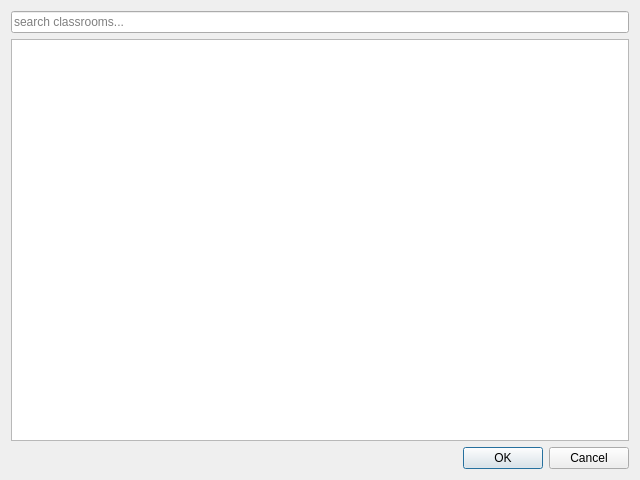
<?xml version="1.0" encoding="UTF-8"?>
<ui version="4.0">
 <class>LocationDialog</class>
 <widget class="QDialog" name="LocationDialog">
  <property name="minimumSize">
   <size>
    <width>640</width>
    <height>480</height>
   </size>
  </property>
  <property name="windowTitle">
   <string>Select classroom</string>
  </property>
  <layout class="QGridLayout" name="gridLayout">
   <item row="0" column="1">
    <widget class="QLineEdit" name="filterLineEdit">
     <property name="placeholderText">
      <string>search classrooms...</string>
     </property>
    </widget>
   </item>
   <item row="2" column="1">
    <widget class="QDialogButtonBox" name="buttonBox">
     <property name="orientation">
      <enum>Qt::Orientation::Horizontal</enum>
     </property>
     <property name="standardButtons">
      <set>QDialogButtonBox::StandardButton::Cancel|QDialogButtonBox::StandardButton::Ok</set>
     </property>
    </widget>
   </item>
   <item row="1" column="1">
    <widget class="QTreeView" name="treeView">
     <property name="sizeAdjustPolicy">
      <enum>QAbstractScrollArea::SizeAdjustPolicy::AdjustToContents</enum>
     </property>
    </widget>
   </item>
  </layout>
 </widget>
 <resources/>
 <connections>
  <connection>
   <sender>buttonBox</sender>
   <signal>accepted()</signal>
   <receiver>LocationDialog</receiver>
   <slot>accept()</slot>
   <hints>
    <hint type="sourcelabel">
     <x>248</x>
     <y>254</y>
    </hint>
    <hint type="destinationlabel">
     <x>157</x>
     <y>274</y>
    </hint>
   </hints>
  </connection>
  <connection>
   <sender>buttonBox</sender>
   <signal>rejected()</signal>
   <receiver>LocationDialog</receiver>
   <slot>reject()</slot>
   <hints>
    <hint type="sourcelabel">
     <x>316</x>
     <y>260</y>
    </hint>
    <hint type="destinationlabel">
     <x>286</x>
     <y>274</y>
    </hint>
   </hints>
  </connection>
  <connection>
   <sender>filterLineEdit</sender>
   <signal>textChanged(QString)</signal>
   <receiver>LocationDialog</receiver>
   <slot>updateSearchFilter()</slot>
   <hints>
    <hint type="sourcelabel">
     <x>179</x>
     <y>31</y>
    </hint>
    <hint type="destinationlabel">
     <x>393</x>
     <y>25</y>
    </hint>
   </hints>
  </connection>
  <connection>
   <sender>filterLineEdit</sender>
   <signal>returnPressed()</signal>
   <receiver>LocationDialog</receiver>
   <slot>accept()</slot>
   <hints>
    <hint type="sourcelabel">
     <x>48</x>
     <y>26</y>
    </hint>
    <hint type="destinationlabel">
     <x>395</x>
     <y>57</y>
    </hint>
   </hints>
  </connection>
 </connections>
 <slots>
  <slot>updateSearchFilter()</slot>
 </slots>
</ui>
